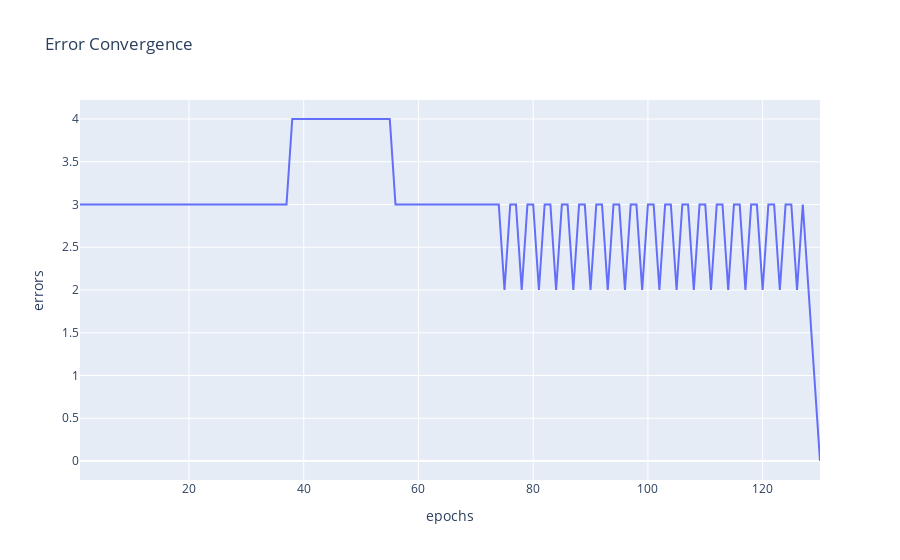

Notebook code for this chart:
### Code cell
# plot the Error Convergence graph using plotly express

import plotly.express as px
df = pd.DataFrame({'epochs': range(1, len(errors) + 1), 'errors': errors})
fig = px.line(df, x='epochs', y='errors', title='Error Convergence')
fig.show()

### Figure 1 — Plotly figure (JSON) as saved in the notebook; plotly's stock layout.template omitted (floating-point values rounded to 4 significant figures; data arrays with more than 128 entries replaced by an {"elided": "..."} marker saying what was removed)
{"data": [{"hovertemplate": "epochs=%{x}<br>errors=%{y}<extra></extra>", "legendgroup": "", "line": {"color": "#636efa", "dash": "solid"}, "marker": {"symbol": "circle"}, "mode": "lines", "name": "", "orientation": "v", "showlegend": false, "type": "scatter", "x": {"elided": "130 int values"}, "xaxis": "x", "y": {"elided": "130 int values"}, "yaxis": "y"}], "layout": {"legend": {"tracegroupgap": 0}, "title": {"text": "Error Convergence"}, "xaxis": {"anchor": "y", "domain": [0, 1], "title": {"text": "epochs"}}, "yaxis": {"anchor": "x", "domain": [0, 1], "title": {"text": "errors"}}}}
